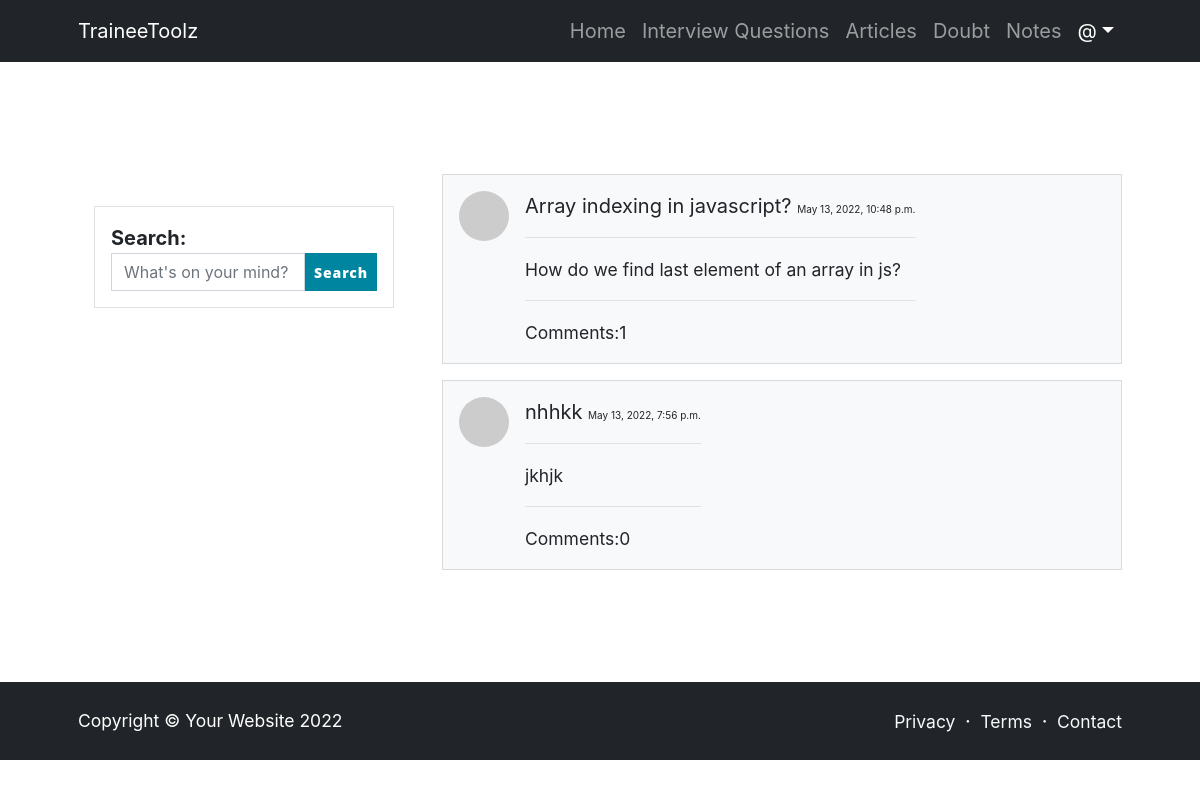
Page /doubt/allDoubts on the earlier database version.
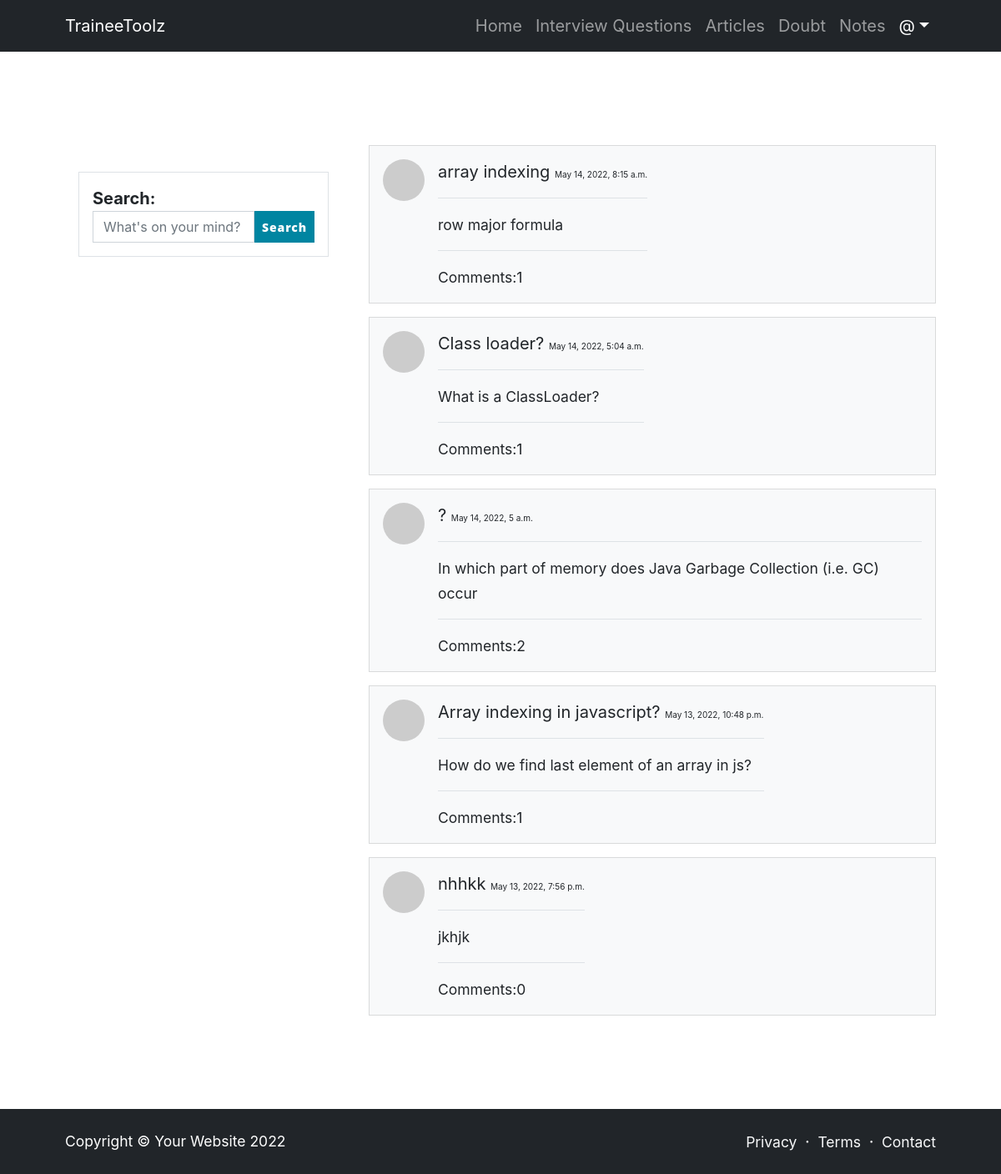
Same page on the later database version.
### doubt/models.py (models this page shows, shortened)
class Doubt(models.Model):
    heading = models.CharField(max_length=200,blank=True,null=True)
    ques = models.TextField()
    meta = models.CharField(max_length=100, blank=True , null=True)
    user = models.ForeignKey(User , on_delete=models.CASCADE)
    date = models.DateTimeField(auto_now_add=True , null=True , blank=True)
    comments = models.ManyToManyField('Comment' , blank=True , related_name="comments")
    category = models.ForeignKey(Category , on_delete=models.CASCADE, null=True , blank=True )

### doubt/views.py (the view)
# urls.py: path('allDoubts', views.allDoubts , name='allDoubts'),
def allDoubts(request):
    doubts = Doubt.objects.all().order_by('-date')
    params = {
        'doubts':doubts,
    }
    return render(request,'doubt/allDoubts.html', params )

### templates/doubt/allDoubts.html (shortened to what this page needs)
<!DOCTYPE html>
<html lang="en">
    <head>
        <link href="https://cdn.jsdelivr.net/npm/bootstrap-icons@1.5.0/font/bootstrap-icons.css" rel="stylesheet" />
    </head>
    <body class="d-flex flex-column">
        <main class="flex-shrink-0">
            <nav class="navbar navbar-expand-lg navbar-dark bg-dark">
                <div class="container px-5">
                    <a class="navbar-brand" href="{% url 'index' %}">TraineeToolz</a>
                    <div class="collapse navbar-collapse" id="navbarSupportedContent">
                        <ul class="navbar-nav ms-auto mb-2 mb-lg-0">
                            <li class="nav-item"><a class="nav-link" href="{% url 'index' %}">Home</a></li>
                            <li class="nav-item"><a class="nav-link" href="{% url 'questionIndex' %}">Interview Questions</a></li>
                            <li class="nav-item"><a class="nav-link" href="{% url 'articles' %}">Articles</a></li>
                            <li class="nav-item"><a class="nav-link" href="{% url 'doubtIndex' %}">Doubt</a></li>
                            <li class="nav-item"><a class="nav-link" href="{% url 'notesMainPage' %}">Notes</a></li>
                            <li class="nav-item dropdown">
                                <a class="nav-link dropdown-toggle text-white" id="navbarDropdownPortfolio" href="#" role="button" data-bs-toggle="dropdown" aria-expanded="false">@{{user.username}}</a>
                            </li>
                        </ul>
                    </div>
                </div>
            </nav>
            <section class="py-5">
                <div class="container px-5 my-5">
                    <div class="row gx-5">
                        <div class="col-lg-4 col-sm-12">
                            <div class="d-flex align-items-center mt-lg-5 mb-4">
                                <div class="ms-3 border p-3">
                                    <div class="fw-bold">Search:</div>
                                    <form action="{% url 'searchDoubt' %}" method="POST"> {% csrf_token%}
                                    <div class="d-flex">
                                        <input type="text" placeholder="What's on your mind?" name='text' class="form-control" />
                                        <button class="btn btn-sm btn-primary">Search</button>
                                    </div>
                                        </form>
                                </div>
                            </div>
                        </div>
                        <div class="col-lg-8 col-sm-12">
                            <section>
                                {% for i in doubts%}
                                <a href="{% url 'doubt' i.id%}">
                                <div class="card bg-light my-3">
                                    <div class="card-body">
                                        <div class="d-flex">
                                            <div class="flex-shrink-0"><img class="rounded-circle" src="https://dummyimage.com/50x50/ced4da/6c757d.jpg" alt="..." /></div>
                                            <div class="ms-3">
                                                {{i.heading}}
                                                <span class="" style="font-size:10px;">{{i.date}}</span>
                                                <hr>
                                                <small>{{i.meta}}</small>
                                                <hr>
                                                <small>Comments:{{i.comments.count}}</small>
                                            </div>
                                        </div>
                                    </div>
                                </div>
                                </a>
                                {% endfor%}
                            </section>
                        </div>
                    </div>
                </div>
            </section>
        </main>
        <footer class="bg-dark py-4 mt-auto">
            <div class="container px-5">
                <div class="row align-items-center justify-content-between flex-column flex-sm-row">
                    <div class="col-auto"><div class="small m-0 text-white">Copyright &copy; Your Website 2022</div></div>
                    <div class="col-auto">
                        <a class="link-light small" href="#!">Privacy</a>
                        <span class="text-white mx-1">&middot;</span>
                        <a class="link-light small" href="#!">Terms</a>
                        <span class="text-white mx-1">&middot;</span>
                        <a class="link-light small" href="#!">Contact</a>
                    </div>
                </div>
            </div>
        </footer>
    </body>
</html>

Differences in the rows shown:
added Doubt: heading "array indexing", date "May 14, 2022, 8:15 a.m.", meta "row major formula", comments.count "1"
added Doubt: heading "Class loader?", date "May 14, 2022, 5:04 a.m.", meta "What is a ClassLoader?", comments.count "1"
added Doubt: heading "?", date "May 14, 2022, 5 a.m.", meta "In which part of memory does Java Garbage Collection (i.e. GC) occur", comments.count "2"
